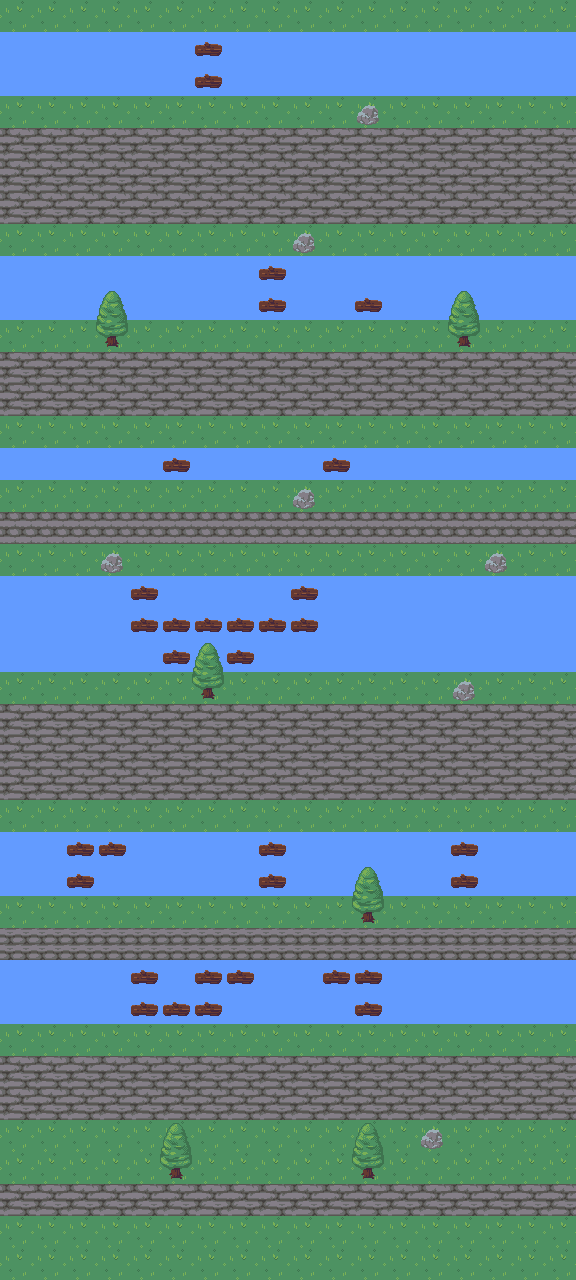

A 2D game scene composited from a Tiled map and its tileset images. What follows is a short description and the map's XML, with each tile layer's data collapsed to a summary:
An orthogonal 36x80 tile map with 16x16 px tiles, 5 tile layers (background, route et eau, rondins, déco, ...) and 96 objects (25x DEAD, 16x collision, WIN, spawn_player, car0_path0, ...).

<map version="1.5" tiledversion="1.7.2" orientation="orthogonal" renderorder="right-down" width="36" height="80" tilewidth="16" tileheight="16" infinite="0" nextlayerid="10" nextobjectid="145">
 <tileset firstgid="1" source="nature.tsx" />
 <layer id="1" name="background" width="36" height="80">
  <data>[2880 cells, 2880 non-empty, 8 distinct tile ids]</data>
 </layer>
 <layer id="3" name="route et eau" width="36" height="80">
  <data>[2880 cells, 1800 non-empty, 8 distinct tile ids]</data>
 </layer>
 <layer id="4" name="rondins" width="36" height="80">
  <data>[2880 cells, 132 non-empty, 4 distinct tile ids]</data>
 </layer>
 <layer id="5" name="déco" width="36" height="80">
  <data>[2880 cells, 40 non-empty, 6 distinct tile ids]</data>
 </layer>
 <layer id="6" name="haut_déco" width="36" height="80">
  <data>[2880 cells, 36 non-empty, 6 distinct tile ids]</data>
 </layer>
 <objectgroup id="7" name="Objects">
  <object id="1" type="collision" x="197.588" y="678.736" width="19.529" height="22.9753" />
  <object id="3" type="collision" x="358.415" y="902.746" width="19.529" height="21.8265" />
  <object id="4" type="collision" x="361.861" y="1163.52" width="12.6364" height="17.2315" />
  <object id="5" type="collision" x="167.72" y="1163.52" width="16.0827" height="17.2315" />
  <object id="7" type="collision" x="450.316" y="672.993" width="27.5704" height="27.5704" />
  <object id="8" type="collision" x="102.24" y="550.075" width="18.3802" height="19.529" />
  <object id="9" type="collision" x="487.076" y="552.372" width="19.529" height="17.2315" />
  <object id="10" type="collision" x="425.043" y="1130.2" width="16.0827" height="14.9339" />
  <object id="14" type="DEAD" x="33.1633" y="579.49" width="93.1122" height="88.0102" />
  <object id="15" type="DEAD" x="161.99" y="578.214" width="125" height="36.9898" />
  <object id="16" type="DEAD" x="193.878" y="641.99" width="29.3367" height="26.7857" />
  <object id="17" type="DEAD" x="131.378" y="641.99" width="25.5102" height="26.7857" />
  <object id="18" type="DEAD" x="258.929" y="641.99" width="281.888" height="25.5102" />
  <object id="19" type="DEAD" x="322.704" y="579.49" width="216.837" height="52.2959" />
  <object id="20" type="DEAD" x="33.1633" y="837.143" width="25.5102" height="54.8469" />
  <object id="21" type="DEAD" x="132.653" y="837.143" width="119.898" height="53.5714" />
  <object id="22" type="DEAD" x="290.816" y="834.592" width="155.612" height="57.398" />
  <object id="23" type="DEAD" x="483.418" y="834.592" width="59.949" height="56.1224" />
  <object id="24" type="DEAD" x="31.8878" y="965.969" width="93.1122" height="53.5714" />
  <object id="25" type="DEAD" x="163.265" y="964.694" width="25.5102" height="25.5102" />
  <object id="26" type="DEAD" x="258.929" y="964.694" width="56.1224" height="53.5714" />
  <object id="27" type="DEAD" x="322.704" y="994.031" width="25.5102" height="24.2347" />
  <object id="28" type="DEAD" x="387.755" y="964.694" width="151.786" height="53.5714" />
  <object id="37" type="DEAD" x="226.46" y="992.515" width="27.4136" height="28.6055" />
  <object id="43" type="collision" x="102.796" y="327.577" width="17.818" height="15.0768" />
  <object id="46" type="collision" x="452.303" y="327.577" width="21.9298" height="17.818" />
  <object id="47" type="collision" x="294.682" y="230.263" width="20.5592" height="19.1886" />
  <object id="48" type="collision" x="294.682" y="486.568" width="16.4474" height="15.0768" />
  <object id="49" type="DEAD" x="1.37061" y="34.2654" width="186.404" height="57.5658" />
  <object id="50" type="DEAD" x="233.004" y="41.1184" width="338.542" height="47.9715" />
  <object id="51" type="DEAD" x="2.74123" y="261.787" width="249.452" height="53.4539" />
  <object id="52" type="DEAD" x="296.053" y="263.158" width="50.7127" height="52.0833" />
  <object id="53" type="DEAD" x="357.73" y="261.787" width="211.075" height="34.2654" />
  <object id="54" type="DEAD" x="391.996" y="298.794" width="176.809" height="15.0768" />
  <object id="55" type="DEAD" x="4.11184" y="452.303" width="152.138" height="21.9298" />
  <object id="56" type="DEAD" x="195.998" y="452.303" width="119.243" height="23.3004" />
  <object id="59" type="DEAD" x="354.968" y="451.896" width="219.399" height="23.5772" />
  <object id="66" type="collision" x="359.989" y="102.184" width="15.937" height="19.6869" />
  <object id="67" type="WIN" x="3.00797" y="3.00797" width="567.003" height="24.0638" />
  <object id="141" type="collision" x="4.69263" y="4.69263" width="23.4632" height="1274.05" />
  <object id="142" type="collision" x="549.038" y="4.69263" width="21.1168" height="1271.7" />
  <object id="143" x="-480.995" y="373.064" />
  <object id="144" type="collision" x="4.69263" y="1257.63" width="567.809" height="21.1168" />
 </objectgroup>
 <objectgroup id="8" name="spawns">
  <object id="30" name="spawn_player" x="259.181" y="1214.15">
   <point />
  </object>
 </objectgroup>
 <objectgroup id="9" name="paths">
  <object id="76" name="car0_path0" x="543.345" y="1184.13" width="31.808" height="31.7039" />
  <object id="77" name="car0_path1" x="48.0781" y="1184.22" width="31.4682" height="31.4682" />
  <object id="78" name="car1_path1" x="544.129" y="1088.26" width="31.6992" height="31.5354" />
  <object id="79" name="car2_path0" x="544.067" y="1056.13" width="31.8215" height="31.6867" />
  <object id="80" name="car3_path0" x="544.13" y="928.177" width="31.7617" height="31.6598" />
  <object id="81" name="car4_path0" x="514.601" y="768.312" width="31.5329" height="31.5329" />
  <object id="82" name="car5_path1" x="544.117" y="736.171" width="31.6757" height="31.5179" />
  <object id="83" name="car6_path1" x="543.646" y="703.963" width="31.7283" height="31.7283" />
  <object id="86" name="car7_path0" x="544.064" y="512.126" width="31.7283" height="31.6757" />
  <object id="87" name="car8_path1" x="510.608" y="384.02" width="31.326" height="31.1701" />
  <object id="88" name="car9_path1" x="494.677" y="352.534" width="31.0143" height="31.1701" />
  <object id="89" name="car10_path0" x="544.202" y="192.273" width="31.5464" height="31.4395" />
  <object id="90" name="car11_path1" x="496.275" y="160.131" width="31.7159" height="31.6585" />
  <object id="91" name="car12_path1" x="481.436" y="128.044" width="31.6585" height="31.601" />
  <object id="93" name="car12_path0" x="0.0538584" y="128.129" width="31.7765" height="31.6687" />
  <object id="95" name="car11_path0" x="0.107717" y="160.175" width="31.7226" height="31.6687" />
  <object id="96" name="car10_path1" x="0.0538584" y="192.167" width="31.7765" height="31.6687" />
  <object id="98" name="car9_path0" x="0.0512802" y="352.09" width="31.7937" height="31.7425" />
  <object id="99" name="car8_path0" x="30.3485" y="384.911" width="31.7937" height="31.7425" />
  <object id="100" name="car7_path1" x="0.14464" y="512.244" width="31.6762" height="31.5316" />
  <object id="101" name="car6_path0" x="0.055191" y="703.738" width="31.8452" height="31.79" />
  <object id="102" name="car5_path0" x="8.11142" y="736.102" width="31.7348" height="31.6796" />
  <object id="103" name="car4_path1" x="2.63042" y="768.203" width="31.79" height="31.6244" />
  <object id="104" name="car3_path1" x="0.335272" y="928.369" width="31.1803" height="31.1803" />
  <object id="105" name="car2_path1" x="0.0544081" y="1056.12" width="31.6655" height="31.6655" />
  <object id="107" name="car1_path0" x="0.108816" y="1088.22" width="31.6655" height="31.6111" />
  <object id="110" name="car13_path0" x="535.016" y="127.861" width="32.2526" height="31.9722" />
  <object id="111" name="car13_path1" x="48.0563" y="128.074" width="32.5331" height="32.2526" />
  </objectgroup>
</map>
<!-- 24 of 96 objects omitted -->
